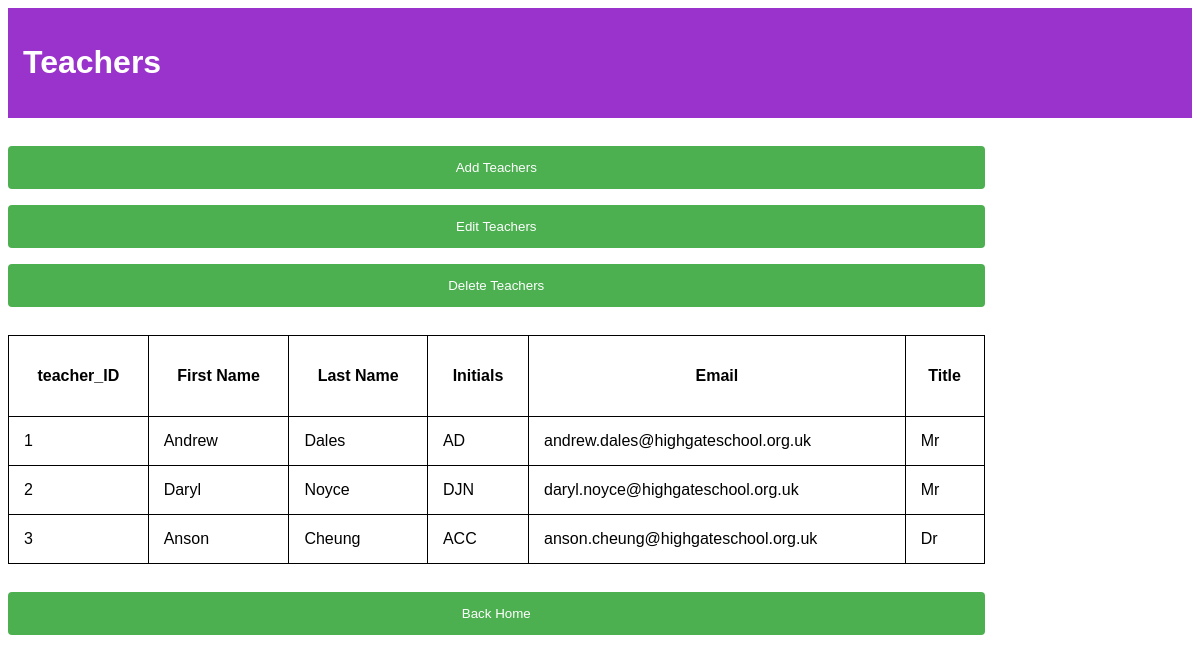
Before: /teachers/ with the older database file.
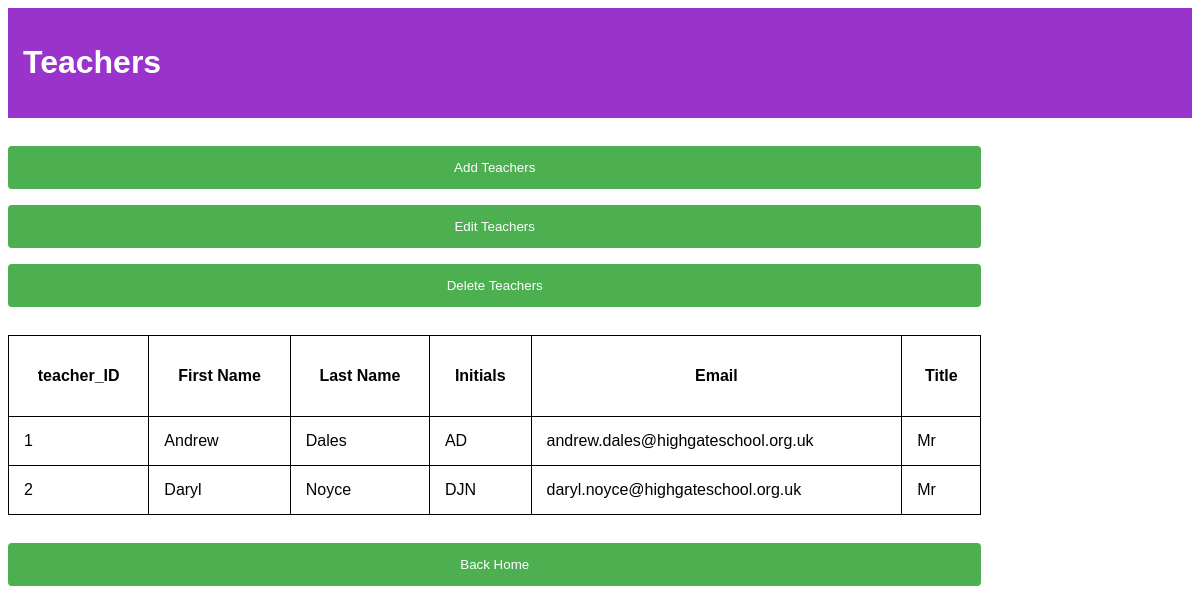
After: the same page with the newer database file.
### tables this page shows
CREATE TABLE teachers (
                                    teacher_id integer NOT NULL PRIMARY KEY AUTOINCREMENT,
                                    first_name text NOT NULL,
                                    last_name text NOT NULL,
                                    initials text NOT NULL, 
                                    email text NOT NULL,
                                    title text NOT NULL
                                    );

### app.py (the view, shortened to what this page needs)
@app.route('/teachers/', methods=['GET', 'POST'])
def teachers():
    get_table()
    data = request.form
    if 'add' in data:
        return render_template('teachers.html', table=tables['teachers'], add_options=True)
    elif 'submit_add' in data:
        teacher_file = [data['first_name'], data['last_name'], data['initials'], data['email'], data['title']]
        with conn:
            db.create_teacher(conn, teacher_file)
        get_table()
        return render_template('teachers.html', table=tables['teachers'])
    elif 'edit' in data:
        return render_template('teachers.html', table=tables['teachers'], edit_id_options=True)
    elif 'delete' in data:
        return render_template('teachers.html', table=tables['teachers'], delete_options=True)
    elif 'back' in data:
        return redirect(url_for('home'))
    return render_template('teachers.html', table=tables['teachers'])

### app.py (called while the page is built)
def get_table():
    global tables
    with conn:
        tables['teachers'] = db.select_all_teachers(conn)
        tables['rooms'] = db.select_all_rooms(conn)
        tables['activities'] = db.select_all_activities(conn)

### db.py (called while the page is built)
def select_all_teachers(conn):
    cur = conn.cursor()
    cur.execute("SELECT * FROM teachers")
    return cur.fetchall()

def select_all_rooms(conn):
    cur = conn.cursor()
    cur.execute("SELECT * FROM rooms")
    return cur.fetchall()

def select_all_activities(conn):
    cur = conn.cursor()
    cur.execute("SELECT * FROM activities")
    results = []
    for activity in cur.fetchall():
        activity_id = activity[0]
        link = select_links_in_charge(conn, activity_id)
        temp = list(activity)
        temp.insert(2, get_teacher_name(conn, link[2])[0])
        temp[3] = get_room_name(conn, temp[3])[0]
        teacher_list = select_links_not_in_charge(conn, activity_id)
        teacher_list = [get_teacher_name(conn, t_id) for l_id, a_id, t_id, in_charge in teacher_list]
        temp.append(teacher_list)
        results.append(temp)
    return results

### templates/teachers.html (shortened to what this page needs)
<!DOCTYPE html>
<html lang="en">
<head>
    <link rel= "stylesheet" type = "text/css" href = "{{ url_for('static', filename='stylesheets/teachers.css') }}">
</head>
<body>
<div class="grid-container">
    <div class="header title">
        <h1>
            Teachers
        </h1>
    </div>
    <div class="form main_options">
        <form method="POST">
            <input type="submit" name="add" value="Add Teachers">
            <input type="submit" name="edit" value="Edit Teachers">
            <input type="submit" name="delete" value="Delete Teachers">
        </form>
    </div>
    <div class="table">
        <table>
            <tr>
                <th>teacher_ID</th>
                <th>First Name</th>
                <th>Last Name</th>
                <th>Initials</th>
                <th>Email</th>
                <th>Title</th>
            </tr>
            {% for row in table %}
            <tr>
                {% for item in row %}
                <td>{{ item }}</td>
                {% endfor %}
            </tr>
            {% endfor %}
        </table>
    </div>
<div class="form back">
    <form method="POST">
        <input type="submit" name="back" value="Back Home">
    </form>
</div>
</div>
</body>
</html>

Changed rows visible on the page:
removed teachers: row "3", first_name "Anson", last_name "Cheung", initials "ACC", email "anson.cheung@highgateschool.org.uk", title "Dr"
